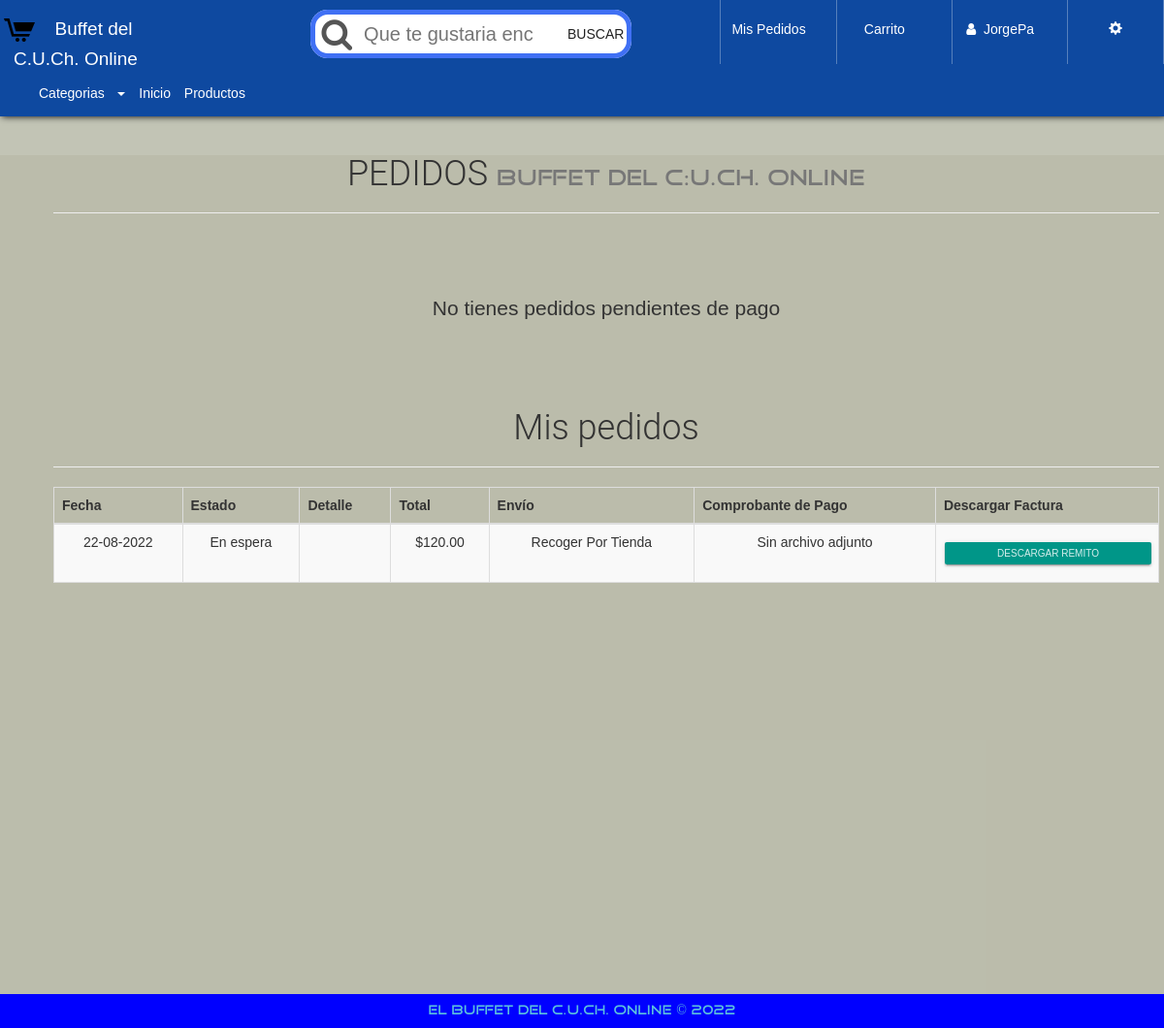
The page /pedido.php (signed in) on the database its author committed.
### tables this page shows
CREATE TABLE `venta` (
  `NumPedido` int(20) NOT NULL,
  `Fecha` varchar(150) NOT NULL,
  `NIT` varchar(30) NOT NULL,
  `Descuento` int(20) NOT NULL,
  `TotalPagar` decimal(30,2) NOT NULL,
  `Estado` varchar(150) NOT NULL,
  `NumeroDeposito` text NOT NULL,
  `TipoEnvio` text NOT NULL,
  `Adjunto` varchar(30) NOT NULL
);

### library/consulSQL.php (called while the page is built, shortened)
<?php
class ejecutarSQL {
    public static function conectar(){
        if(!$con=  mysqli_connect(SERVER,USER,PASS,BD)){
            echo "Error en el servidor, verifique sus datos";
        }
        mysqli_set_charset($con, "utf8");
        return $con;
    }
    public static function consultar($query) {
        if (!$consul = mysqli_query(ejecutarSQL::conectar(), $query)) {
            echo 'Error en la consulta SQL ejecutada';
        }
        return $consul;
    }
}
?>

### pedido.php (the view, shortened to what this page needs)
<!DOCTYPE html>
<html lang="es">
<head>
    <?php include './inc/link.php'; ?>
</head>
<body id="container-page-index">
    <?php include './inc/navbar.php';
    ?>
    <section id="container-pedido">
        <div class="container">
            <div class="page-header">
              <h1>PEDIDOS <small class="tittles-pages-logo">Buffet del C:U.Ch. Online</small></h1>
            </div>
            <br><br><br>
            <div class="row">
              <div class="col-xs-12 col-sm-8 col-sm-offset-2">
                <?php
                  require_once "library/consulSQL.php";
                  if($_SESSION['UserType']=="Admin" || $_SESSION['UserType']=="User"){
                    if(isset($_SESSION['carro'])){
                      $totalPga=0;
                ?>
                      <br><br><br>
                      <div class="container-fluid">
                        <div class="row">
                          <div class="col-xs-10 col-xs-offset-1">
                            <div>
                            </div>
                            <p class="text-center lead">Selecciona un metodo de pago</p>
                            <p class="text-center"><button ><a target="_blank" href="Mp.php">Realice su pago por:<img class="img-responsive center-all-contens" src="assets/img/mplogo.png"></img></a></button></p>
                             <br>
                             <p class="text-center">  <button class="btn btn-lg btn-raised btn-success btn-block" data-toggle="modal" data-target="#PagoModalTran">Transaccion Bancaria</button></p>
                          </div>
                        </div>
                      </div>
                <?php
                    }else{
                      echo '<p class="text-center lead">No tienes pedidos pendientes de pago</p>';
                    }
                  }else{
                    echo '<p class="text-center lead">Inicia sesión para realizar pedidos</p>';
                  }
                ?>
              </div>
            </div>
        </div>
        <?php
            if($_SESSION['UserType']=="User"){
                $consultaC=ejecutarSQL::consultar("SELECT * FROM venta WHERE NIT='".$_SESSION['UserNIT']."'");
        ?>
            <div class="container" style="margin-top: 70px;">
              <div class="page-header">
                <h1>Mis pedidos</h1>
              </div>
            </div>
        <?php
            if(mysqli_num_rows($consultaC)>=1){
        ?>
                <div class="container">
                    <div class="row">
                        <div class="col-xs-12">
                            <table class="table table-hover table-bordered table-striped">
                                <thead>
                                    <tr>
                                        <th>Fecha</th>
                                        <th>Estado</th>
                                        <th>Detalle</th>
                                        <th>Total</th>
                                        <th>Envío</th>
                                        <th>Comprobante de Pago</th>
                                        <th>Descargar Factura</th>
                                    </tr>
                                </thead>
                                <tbody>
                                    <?php
                                    while($rw=mysqli_fetch_array($consultaC, MYSQLI_ASSOC)){
                                    ?>
                                        <tr>
                                            <td><?php echo $rw['Fecha']; ?></td>
                                            <td>
                                            <?php
                                              switch ($rw['Estado']) {
                                                case 'Pendiente':
                                                  echo "En espera";
                                                  break;
                                              }
                                            ?>
                                            </td>
                                            <td>
                                              <?php
                                                $consu=ejecutarSQL::consultar("SELECT * FROM detalle WHERE NumPedido='".$rw['NumPedido']."'");
                                                foreach($consu as $my){
                                                  echo '<br>';
                                                }
                                              ?>
                                            </td>
                                            <td>$<?php echo $rw['TotalPagar']; ?></td>
                                            <td><?php echo $rw['TipoEnvio']; ?></td>
                                            <td><?php
                                           if( $rw['Adjunto']=="Sin archivo adjunto" ){
                                                echo $rw['Adjunto'];
                                           }else{
                                           }
                                            ?></td>
                                            <td><a href="../report/remito.php?id=<?php echo $rw['NIT'];  ?>&np=<?php echo $rw['NumPedido']?>" class="btn btn-raised btn-xs btn-primary btn-block" target="_blank">Descargar Remito</a>
                                            </td>
                                        </tr>
                                    <?php
                                    }
                                    ?>
                                </tbody>
                            </table>
                        </div>
                    </div>
                </div>
        <?php
            }else{
              echo '<p class="text-center lead">No tienes ningun pedido realizado</p>';
            }
        }
        ?>
    </section>
    <?php
    include './inc/footer.php'; ?>
</body>
</html>

### css/style.css (style rules this page uses)
body { font-family: "FontFamilySPro"; line-height: 1.5; font-size: 1.4em; width: 100vw; min-height: 100vh; margin: 0px; padding: 0px; background-position: center ; background-repeat: no-repeat; background-color: rgba(186, 188, 171, .87); }
* { margin: 0; padding: 0; box-sizing: border-box; font-family: 'Poppins', sans-serif; }
section { width: 100%; margin: 0px; padding: 0px 0px; }
.tittles-pages-logo { font-family: "FontFamilyLogo"; }
#container-page-index { background-color: rgba(186, 188, 171, .87); ; }
#store, #infoproduct, #container-pedido { background-color: rgba(186, 188, 171, .87); min-height: 900px; }

### css/stile2.css (style rules this page uses)
.container { height: 100%; margin: 0 40px; border-radius: 25px; text-align: center; justify-content: center; align-self: center; }

### rows shown on the page
venta: Fecha "22-08-2022", Estado "En espera", TotalPagar "120.00", TipoEnvio "Recoger Por Tienda", Adjunto "Sin archivo adjunto"

### other values the page prints
$_SESSION['nombreUser'] "JorgePa"
